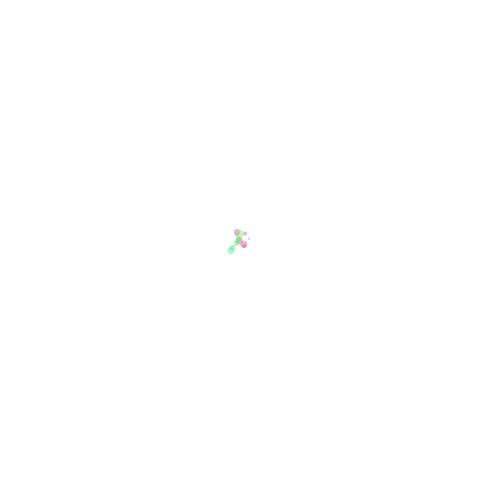
Frame 1 (no input)
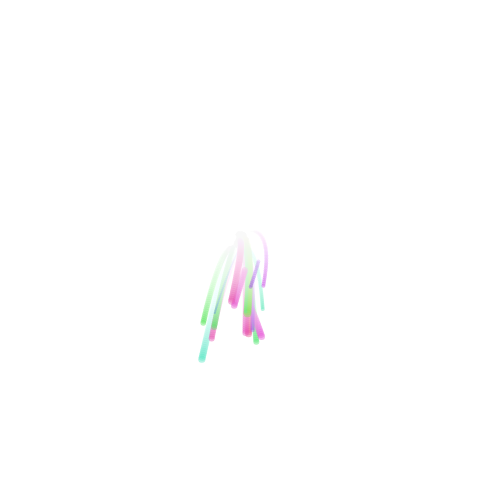
Frame 60 (no input)
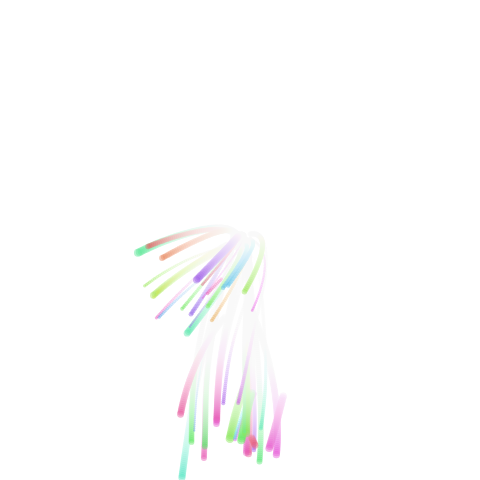
Frame 120 (the mouse pressed at the canvas centre since frame 60)

The p5.js sketch that drew these frames (run headless with seeded random() and noise() and a simulated clock; from frame 60 on, the mouse is pressed at the canvas centre):

// p5.js sketch
// ── sketch.js
// GENUARY DAY 27: Lifeform
// A small population of simple agents that move and reproduce

let agents = [];

function setup() {
  createCanvas(480, 480);
  colorMode(HSB, 360, 100, 100, 100);
  for (let i = 0; i < 12; i++) agents.push(new Agent(width / 2, height / 2));
}

function draw() {
  background(0, 0, 95, 6);
  for (let a of agents) a.step();
  // keep population bounded
  if (agents.length > 300) agents.splice(0, agents.length - 300);
}

class Agent {
  constructor(x, y) {
    this.pos = createVector(x + random(-10, 10), y + random(-10, 10));
    this.v = p5.Vector.random2D().mult(random(0.3, 1.2));
    this.size = random(2, 8);
    this.h = random(0, 360);
    this.age = 0;
  }
  step() {
    const t = millis() * 0.0002;
    const n = noise(this.pos.x * 0.003 + t, this.pos.y * 0.003 - t);
    const ang = TAU * n;
    this.v.add(p5.Vector.fromAngle(ang).mult(0.05));
    this.v.limit(2);
    this.pos.add(this.v);
    this.age++;
    fill(this.h, 60, 90, 45);
    noStroke();
    ellipse(this.pos.x, this.pos.y, this.size);
    if (random() < 0.002 + this.age * 0.00002) {
      // reproduce with mutation
      const c = new Agent(this.pos.x, this.pos.y);
      c.v = this.v.copy().rotate(random(-0.6, 0.6));
      c.size = max(1, this.size + random(-1, 1));
      c.h = (this.h + random(-20, 20) + 360) % 360;
      agents.push(c);
    }
    if (
      this.pos.x < -20 ||
      this.pos.x > width + 20 ||
      this.pos.y < -20 ||
      this.pos.y > height + 20
    ) {
      // move back toward center
      this.v.add(
        p5.Vector.sub(createVector(width / 2, height / 2), this.pos).mult(
          0.002,
        ),
      );
    }
  }
}

function mousePressed() {
  // add a burst
  for (let i = 0; i < 20; i++) agents.push(new Agent(mouseX, mouseY));
}
